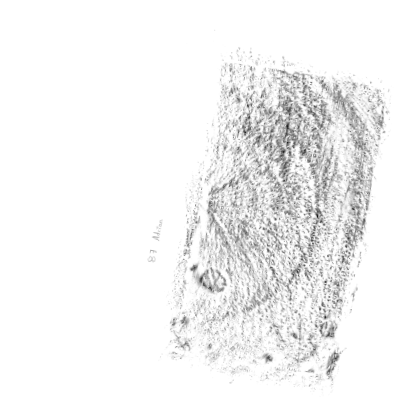
#> input picture data/processed/aligned-images/DOC (49).png, 400 x 400 px, found by its file name; its folder holds only this picture in this run
$ python lr.py
#> lines starting #> are read from the running program, lines starting #| are printed output that depends on the picture; after the words box and inside, x2 and y2 are one past the last pixel; in counts of white or black regions, pixels touching at a corner belong together
### src/load_images.py
import cv2
import numpy as np
import os

def read_images(dir:str, image_size=None) -> tuple[list[np.ndarray], list[str]]:
    """ Lee todas las imagenes en formato PNG de un directorio, las redimensiona
    al tamaño especificado y las normaliza a valores entre 0 y 255."""
#> called with dir = './data/processed/aligned-images/'
    images, names = [], []

    for file in os.listdir(dir):            # leer cada archivo en la carpeta
        if file.lower().endswith(".png"):   # si es png
            # Leer imagen en blanco y negro
            print(f"Reading image: {file}")
            image = cv2.imread(os.path.join(dir, file), cv2.IMREAD_GRAYSCALE)
#> image is the input picture: shape (400, 400); min 18, max 255, mean 242.3

            # redimencionar imagen
            if image_size is not None:
                print(f"\tOriginal shape:\t{image.shape}")
                image = cv2.resize(image, image_size, interpolation\
                                   =cv2.INTER_AREA)
                print(f"\tNew shape:\t{image.shape}\n")
            else:
                print(f"\tShape:\t{image.shape}\n")
#| 	Shape:	(400, 400)

            image = cv2.normalize(image, None, 0, 255, cv2.NORM_MINMAX)\
                .astype(np.uint8) # normalizar imagen

            if image is not None:
                images.append(image) ; names.append(file)
            else:
                raise ValueError(f"Error al leer la imagen: {file}")

    return images, names

# [4 lines left out: function save_images, not called in this run]

# [9 lines that do not run on import are left out]

### src/transform.py
import cv2 as cv2
import numpy as np
from src import TRANSFORMATION_MARGIN
from src.load_images import save_images
import cv2
import numpy as np
from skimage.restoration import denoise_wavelet, estimate_sigma
from skimage import img_as_float, img_as_ubyte

def del_area(binaria, area_max=60, conectividad=4):
    # Asegurar formato uint8 (0 y 255)
    if binaria.dtype == bool:
        img = (binaria.astype(np.uint8)) * 255
    else:
        img = binaria.copy()
        if img.max() == 1:
            img = img * 255


    # Encontrar componentes blancas en la invertida (que eran negras en original)
    num_labels, labels, stats, centroids = cv2.connectedComponentsWithStats(
        cv2.bitwise_not(img), connectivity=conectividad)

    # Máscara donde se conservarán las regiones negras que queremos mantener (las grandes)
    mascara_negra_conservadas = np.zeros_like(img)

    # Omitir fondo (label 0)
    for i in range(1, num_labels):
        area = stats[i, cv2.CC_STAT_AREA]
        if area >= area_max:
            # Esta región negra original es lo suficientemente grande, la conservamos
            mascara_negra_conservadas[labels == i] = 255


    resultado = np.full_like(img, 255)  # fondo blanco
    resultado[mascara_negra_conservadas == 255] = 0  # poner negro donde había regiones negras grandes

    # Devolver en el mismo tipo de dato de entrada
    return resultado if binaria.dtype != bool else resultado > 0

def clean_images(images: list[np.ndarray]) -> list[dict]:
    results = []
    clahe = cv2.createCLAHE(clipLimit=7.0, tileGridSize=(24, 24))

    for img in images:
        if img.dtype != np.uint8:
            img = cv2.normalize(img, None, 0, 255, cv2.NORM_MINMAX).astype(np.uint8)

        result_dict = {"original": img.copy()}

        # Mediana
        median_img = img
        for _ in range(8):
            median_img = cv2.medianBlur(median_img, 3)
            median_clahe = clahe.apply(median_img)
            _, median_thresh = cv2.threshold(median_clahe, 150, 255, cv2.THRESH_BINARY)
        result_dict["cleaned"] = del_area(median_thresh, area_max=90, conectividad=4)


        results.append(result_dict)

    return results

# [61 lines left out: functions select_rotation_line, align, transform, not called in this run]


# [23 lines that do not run on import are left out]


### src/visualitation.py
from matplotlib import pyplot as plt
import numpy as np
from src import TRANSFORMATION_MARGIN

plt.rcParams["figure.constrained_layout.use"] = True


def show_images(images: list, names: list[str], show: bool = True,
                suptitle: str = None, **fig_kw):
    """Muestra una lista de imágenes."""
    n_images = len(images)
    n_cols = int(np.ceil(np.sqrt(n_images)))
    n_rows = int(np.ceil(n_images / n_cols))

    fig, axes = plt.subplots(nrows=n_rows,ncols=n_cols,squeeze=False,**fig_kw)
    if suptitle is not None: fig.suptitle(suptitle)

    for i, (img, name) in enumerate(zip(images, names)):
        r, c = i // n_cols, i % n_cols
        ax = axes[r, c]
        ax.imshow(img, cmap="gray") ; ax.set_title(name)
        ax.axis("off")

    for j in range(i + 1, n_cols * n_rows):    # Apagar ejes vacíos
        r, c = j // n_cols, j % n_cols
        axes[r, c].axis("off")

    if show: plt.show()
    return fig, axes


# [67 lines left out: functions show_stages, show_nmf_components, plot_reconstruction_error, fft_visualitation, not called in this run]

# [1 lines that do not run on import are left out]

### src/utils.py
import numpy as np

def get_stage_images(results:list[dict], stage:str) -> list[np.ndarray]:
    return [result[stage] for result in results]

### src/analysis/lr.py
import numpy as np
from src import TRANSFORMATION_MARGIN
from src.transform import clean_images
from src.utils import get_stage_images
from sklearn.linear_model import LogisticRegression


def create_random_images(size: tuple[int, int], n_images: int, noise_level:\
                         float = 0.1) -> list[np.ndarray]:

    return [ (~(np.random.rand(*size) < noise_level)).astype(np.uint8) * 255\
              for _ in range(n_images) ]


def create_data(original_images) -> tuple[list[np.ndarray], list[int]]:

    # limpira imagenes originales
    images = get_stage_images(clean_images(original_images), "cleaned")

    # crear imagenes aleatorias
    fake_images = create_random_images(TRANSFORMATION_MARGIN, len(images), 0.05)

    # concatenar y etiquetar imagenes
    all_images = images + fake_images
    labels = [1]*len(images) + [0]*len(fake_images)

    # permutar imagenes
    perm = np.random.permutation(len(all_images))
    all_images = [all_images[i] for i in perm]
    labels = [labels[i] for i in perm]

    return all_images, labels

def apply_lr(Images, labels, **lr_kw):
    lr = LogisticRegression(**lr_kw)
    lr.fit([img.flatten() for img in Images], labels)
    return lr

if __name__ == "__main__":
    from src.load_images import read_images
    from src.visualitation import show_images
    from src import PROCESSED_IMAGES_DIR


    original_images, _ = read_images(PROCESSED_IMAGES_DIR + "aligned-images/")
#> original_images = 1 item

    images, labels = create_data(original_images)
#> the loop in clean_images, `for img in images:` made 1 pass
#> num_labels in del_area on pass 1: 104
#> pass 1, in del_area, `img = binaria.copy()`:
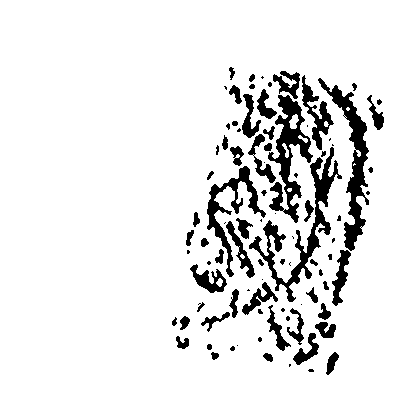
#> img: shape (400, 400); 90% white; 89 black regions (31 under 20 px), largest, box (x1, y1, x2, y2) and area: (249, 147, 342, 302) 2437, (318, 78, 369, 251) 2180, (268, 95, 313, 223) 2110
#> pass 1, in del_area, `num_labels, labels, stats, centroids = cv2.connectedComponentsWithStat..`:
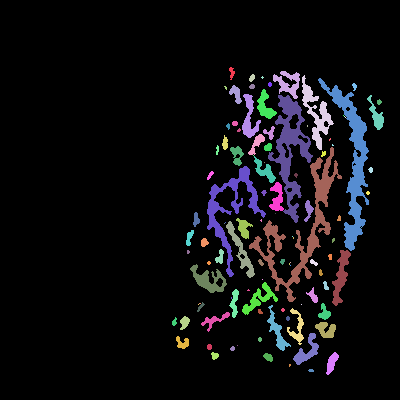
#> labels: shape (400, 400) int32; 104 distinct labels, from 0 to 103; one colour per label, 0 black
#> after the loop in clean_images, `for img in images:`:
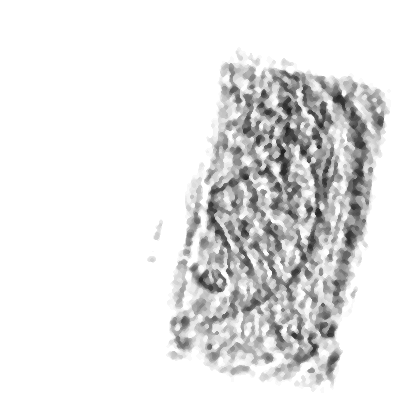
#> median_clahe: shape (400, 400); min 33, max 255, mean 229.3
#> after the loop in clean_images, `for img in images:`:
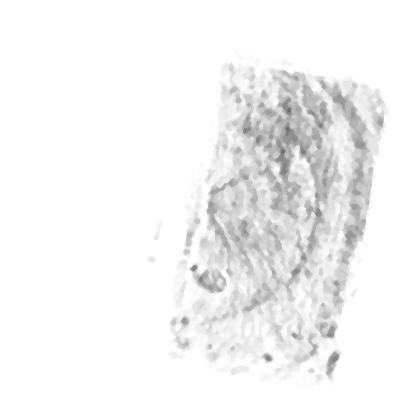
#> median_img: shape (400, 400); min 102, max 255, mean 242.9
#> in create_data, `all_images = images + fake_images`: all_images = 2 items
#> in create_data, `labels = [1]*len(images) + [0]*len(fake_images)`: labels = [1, 0]
#> in create_data, `labels = [labels[i] for i in perm]`: labels = [0, 1]
#> images = 2 items
    show_images(images, labels, suptitle="Generated Dataset")
#> in show_images, `n_images = len(images)`: n_images = 2
#> in show_images, `n_rows = int(np.ceil(n_images / n_cols))`: n_rows = 1
#> the loop in show_images, `for i, (img, name) in enumerate(zip(images, names)):` made 2 passes
#> (name, r, c) on passes 1 to 2: (0, 0, 0), (1, 0, 1)
#> in show_images, `if show: plt.show()`:
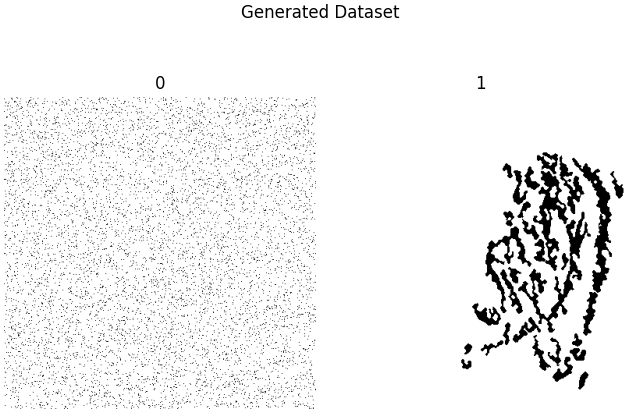
#> figure drawn by matplotlib, 2 panels

    lr_model = apply_lr(images, labels, max_iter=1000)
    show_images([np.array(lr_model.coef_).reshape(TRANSFORMATION_MARGIN)], ["LR Coefficients"])
#> call 2 of show_images, with show = True
#> the loop in show_images (call 2), `for i, (img, name) in enumerate(zip(images, names)):` made 1 pass
#> (name, r, c) on pass 1: ('LR Coefficients', 0, 0)
#> in show_images (call 2), `if show: plt.show()`:
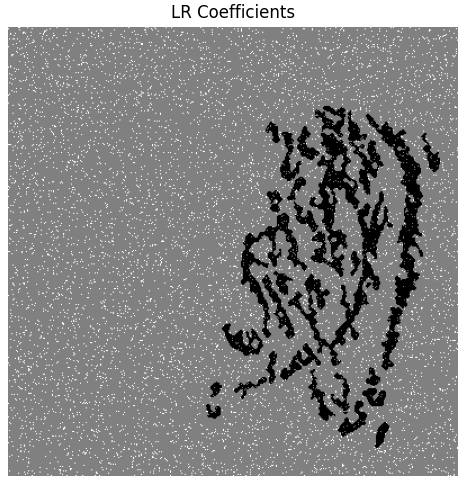
#> figure drawn by matplotlib, 1 panel

$ run again, on data/processed/aligned-images/DOC001 (2).png
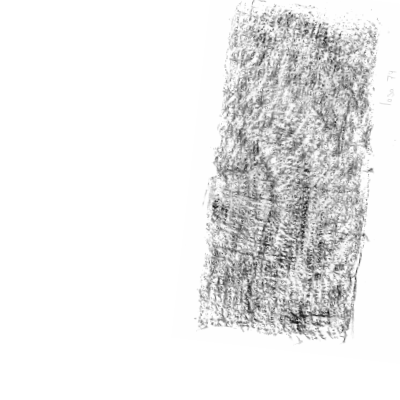
#> input picture data/processed/aligned-images/DOC001 (2).png, 400 x 400 px, found by its file name
#> in read_images, image is the input picture: shape (400, 400); min 16, max 255, mean 234.2
#| 	Shape:	(400, 400)
#> original_images = 1 item
#> the loop in clean_images, `for img in images:` made 1 pass
#> num_labels in del_area on pass 1: 79
#> pass 1, in del_area, `num_labels, labels, stats, centroids = cv2.connectedComponentsWithStat..`:
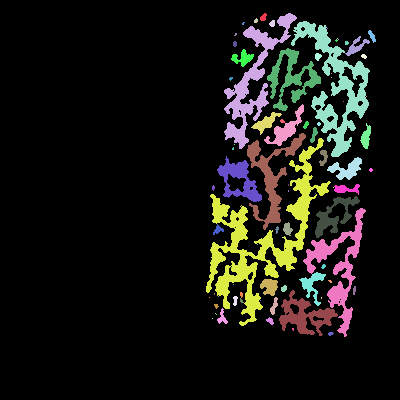
#> labels: shape (400, 400) int32; 79 distinct labels, from 0 to 78; one colour per label, 0 black
#> all_images = 2 items
#> in create_data, `labels = [1]*len(images) + [0]*len(fake_images)`: labels = [1, 0]
#> in create_data, `labels = [labels[i] for i in perm]`: labels = [0, 1]
#> `images, labels = create_data(original_images)`: images = 2 items
#> n_images = 2
#> n_rows = 1
#> the loop in show_images, `for i, (img, name) in enumerate(zip(images, names)):` made 2 passes
#> (name, r, c) on passes 1 to 2: (0, 0, 0), (1, 0, 1)
#> the loop in show_images (call 2), `for i, (img, name) in enumerate(zip(images, names)):` made 1 pass
#> (name, r, c) on pass 1: ('LR Coefficients', 0, 0)
#> in show_images (call 2), `if show: plt.show()`:
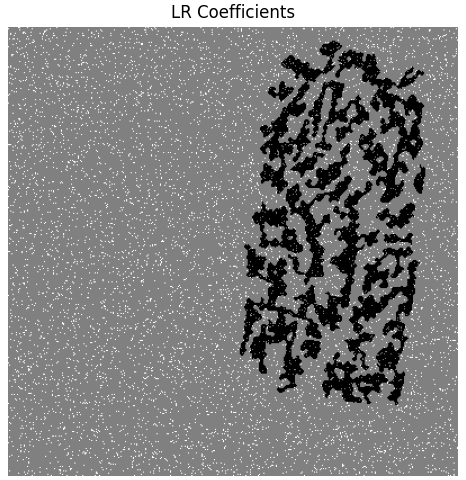
#> figure drawn by matplotlib, 1 panel

$ run again, on data/processed/aligned-images/DOC002(1).png
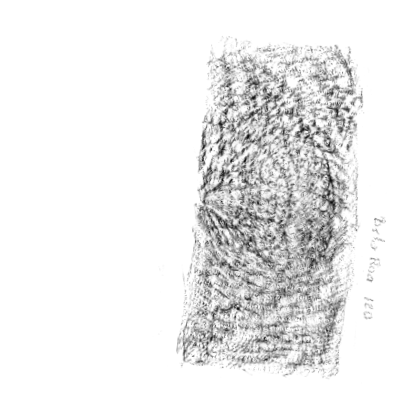
#> input picture data/processed/aligned-images/DOC002(1).png, 400 x 400 px, found by its file name
#> in read_images, image is the input picture: shape (400, 400); min 11, max 255, mean 234.9
#| 	Shape:	(400, 400)
#> original_images = 1 item
#> the loop in clean_images, `for img in images:` made 1 pass
#> num_labels in del_area on pass 1: 56
#> pass 1, in del_area, `num_labels, labels, stats, centroids = cv2.connectedComponentsWithStat..`:
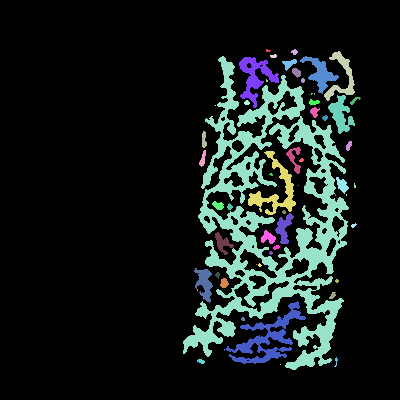
#> labels: shape (400, 400) int32; 56 distinct labels, from 0 to 55; one colour per label, 0 black
#> all_images = 2 items
#> in create_data, `labels = [1]*len(images) + [0]*len(fake_images)`: labels = [1, 0]
#> in create_data, `labels = [labels[i] for i in perm]`: labels = [0, 1]
#> `images, labels = create_data(original_images)`: images = 2 items
#> n_images = 2
#> n_rows = 1
#> the loop in show_images, `for i, (img, name) in enumerate(zip(images, names)):` made 2 passes
#> (name, r, c) on passes 1 to 2: (0, 0, 0), (1, 0, 1)
#> the loop in show_images (call 2), `for i, (img, name) in enumerate(zip(images, names)):` made 1 pass
#> (name, r, c) on pass 1: ('LR Coefficients', 0, 0)
#> in show_images (call 2), `if show: plt.show()`:
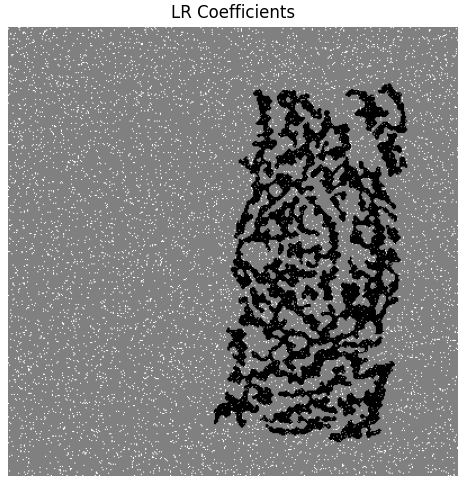
#> figure drawn by matplotlib, 1 panel
